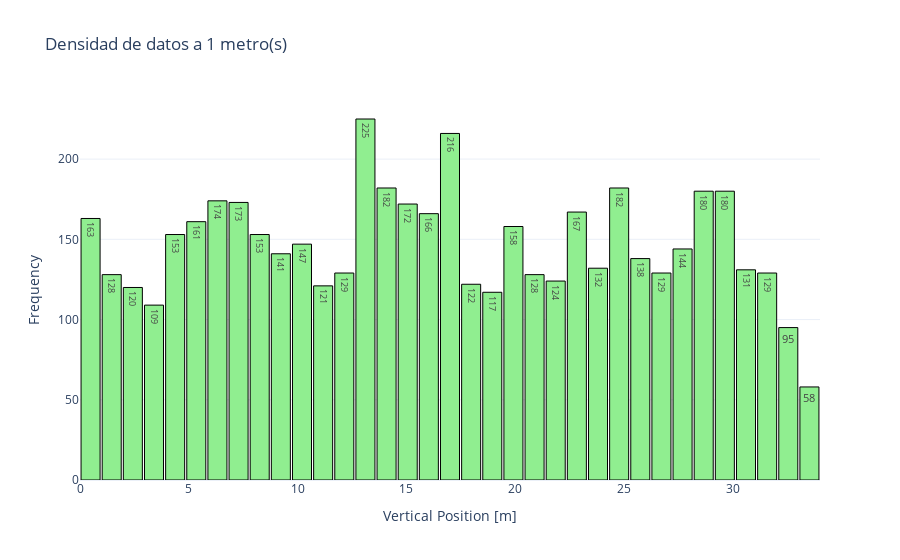

This figure's notebook cell:
### Code cell
# Graficar densidad
plots.plot_histogram(density,
            value_column='x_bin', 
            weight_column='frequency', 
            num_bins=len(density['x_bin']),
            title=f'Densidad de datos a {width} metro(s)',
            x_axis_title='Vertical Position [m]',
            bar_color='lightgreen'
            )

### Figure 1 — Plotly figure (JSON) as saved in the notebook; plotly's stock layout.template omitted (floating-point values rounded to 4 significant figures)
{"data": [{"marker": {"color": "lightgreen", "line": {"color": "black", "width": 1}}, "text": [163, 128, 120, 109, 153, 161, 174, 173, 153, 141, 147, 121, 129, 225, 182, 172, 166, 216, 122, 117, 158, 128, 124, 167, 132, 182, 138, 129, 144, 180, 180, 131, 129, 95, 58], "textposition": "auto", "type": "bar", "x": [0.4857, 1.457, 2.429, 3.4, 4.371, 5.343, 6.314, 7.286, 8.257, 9.229, 10.2, 11.17, 12.14, 13.11, 14.09, 15.06, 16.03, 17, 17.97, 18.94, 19.91, 20.89, 21.86, 22.83, 23.8, 24.77, 25.74, 26.71, 27.69, 28.66, 29.63, 30.6, 31.57, 32.54, 33.51], "y": [163, 128, 120, 109, 153, 161, 174, 173, 153, 141, 147, 121, 129, 225, 182, 172, 166, 216, 122, 117, 158, 128, 124, 167, 132, 182, 138, 129, 144, 180, 180, 131, 129, 95, 58]}], "layout": {"bargap": 0.1, "title": {"text": "Densidad de datos a 1 metro(s)"}, "xaxis": {"title": {"text": "Vertical Position [m]"}}, "yaxis": {"title": {"text": "Frequency"}}}}
